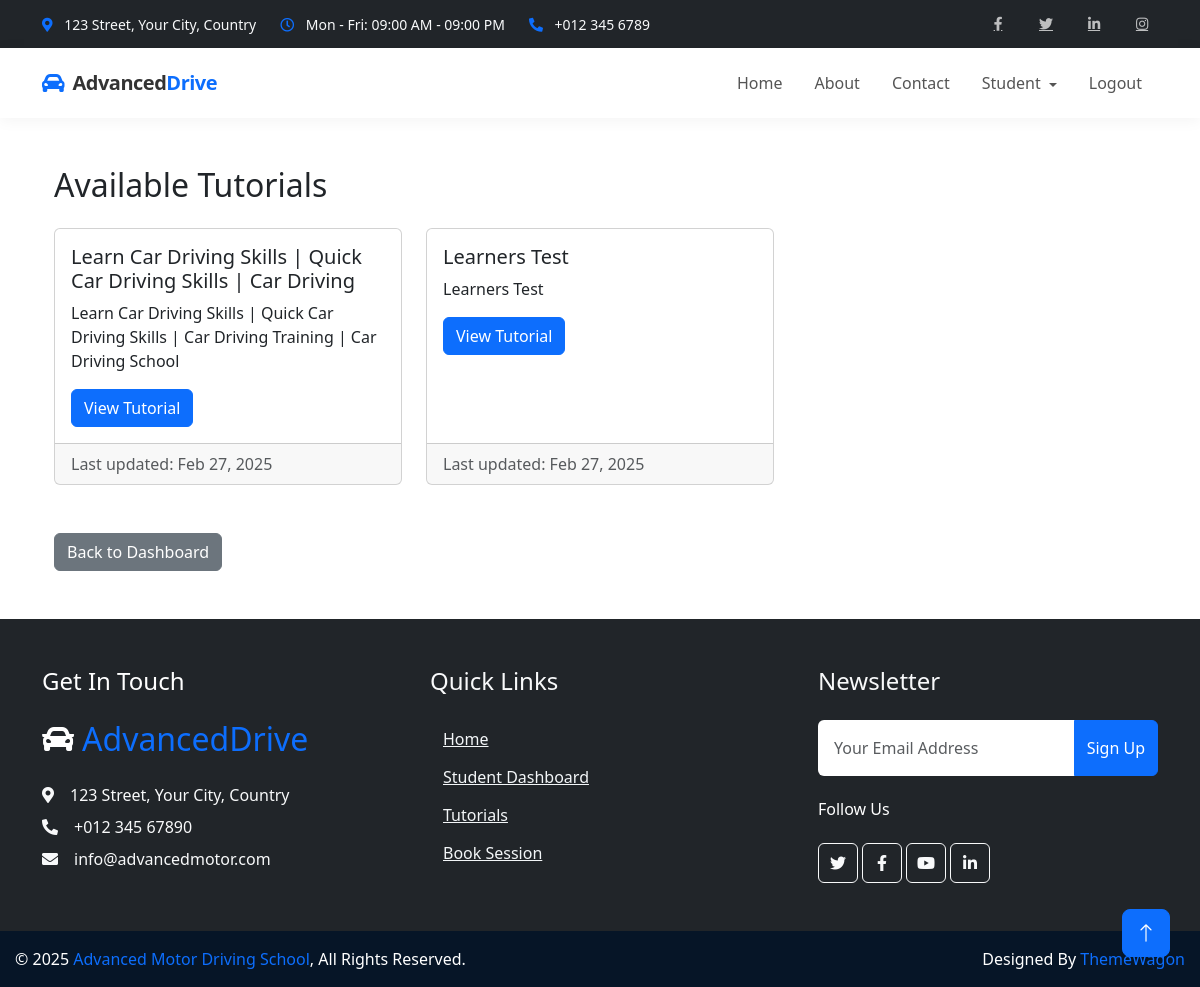
Before: /student/tutorials/ (signed in) with the older database file.
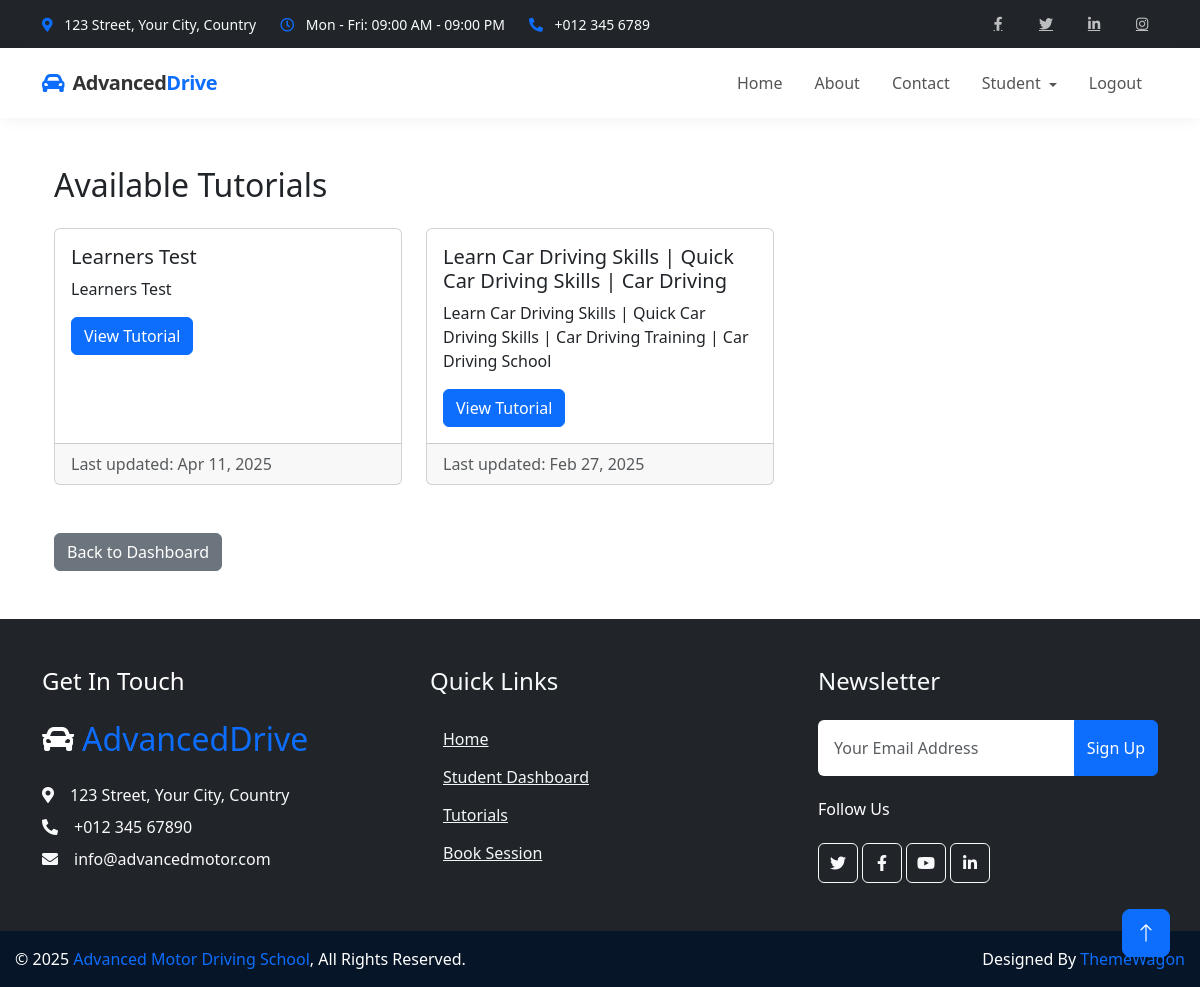
After: the same page with the newer database file.
### students/models.py (models this page shows, shortened)
class Tutorial(models.Model):
    title = models.CharField(max_length=200)
    description = models.TextField()
    content = models.TextField()
    video_url = models.URLField(blank=True, null=True)
    visible = models.BooleanField(default=True)
    created_at = models.DateTimeField(auto_now_add=True)
    updated_at = models.DateTimeField(auto_now=True)

### students/views.py (the view)
# urls.py: path('tutorials/', views.tutorial_list, name='tutorials'),
@login_required
def tutorial_list(request):
    tutorials = Tutorial.objects.filter(visible=True).order_by('-updated_at')
    return render(request, 'students/tutorial_list.html', {'tutorials': tutorials})

### students/templates/students/tutorial_list.html
{% extends 'students/base.html' %}
{% block content %}
<div class="container">
  <h2>Available Tutorials</h2>
  <div class="row mt-4">
    {% if tutorials %}
      {% for tutorial in tutorials %}
        <div class="col-md-4 mb-4">
          <div class="card h-100">
            <div class="card-body">
              <h5 class="card-title">{{ tutorial.title }}</h5>
              <p class="card-text">{{ tutorial.description|truncatechars:100 }}</p>
              <a href="{% url 'students:view_tutorial' tutorial.id %}" class="btn btn-primary">View Tutorial</a>
            </div>
            <div class="card-footer text-muted">
              Last updated: {{ tutorial.updated_at|date:"M d, Y" }}
            </div>
          </div>
        </div>
      {% endfor %}
    {% else %}
      <div class="col-12">
        <div class="alert alert-info">
          No tutorials available at this time. Check back later!
        </div>
      </div>
    {% endif %}
  </div>
  <div class="mt-4">
    <a href="{% url 'students:dashboard' %}" class="btn btn-secondary">Back to Dashboard</a>
  </div>
</div>
{% endblock %}

Changed rows visible on the page:
changed Tutorial "Learners Test": updated_at "Feb 27, 2025" → "Apr 11, 2025"; moves up the list
